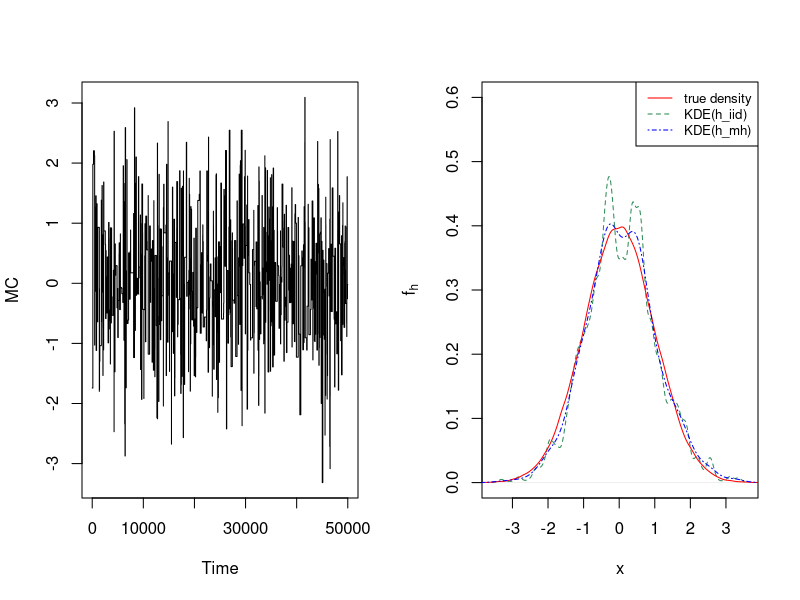

Reproduce this figure in R.
## Example to show that h_iid fails and h_mh works
# target: N(0, 1)
# proposal: N(x, 100)

 
# fact <- 1/sqrt(2*pi)
# expo <- function(x) exp(-(x^2)/2)*fact

## generate one sample
one_sample <- function(len = 1e5)
{
  x <- numeric(len) + 0.5
  prob <- numeric(len)
  for (i in 2:len)
  {
    y <- rnorm(1, x[i-1], 100)
    if(runif(1) < dnorm(y)/dnorm(x[i-1])*
       dnorm(x[i-1], 10, 100)/dnorm(y, 10, 100))
    {
      x[i] <- y
      prob[i]<-1
    }else{
      x[i] <- x[i-1]
    }
  }
  return(list(mc=x, acc.prob = mean(prob)))
}

x <- one_sample()

h_iid <- density(x$mc)$bw
A.hat <- function(x)
{
  n<-length(x)
  T <- numeric(n)
  for(i in 1:n)
  {
    j <- i
    while(x[i] == x[j] && j <= n)
    {
      T[i] <- T[i] + 1
      j <- j + 1
    }
  }
  
  return(sum(2*T - 1)/n)
}
A <- A.hat(x$mc)
h_mh <- A^(1/5)*h_iid

# Tis <- function(x)
# {
#   n<-length(x)
#   T <- numeric(n)
#   for(i in 1:n)
#   {
#     j <- i
#     while(x[i] == x[j] && j <= n)
#     {
#       T[i] <- T[i] + 1
#       j <- j + 1
#     }
#   }
#   
#   return(2*T-1)
# }
# A_bk <- Tis(x$mc)
# h_bk <-  A_bk^(1/5)*h_iid
# 
# M <- 1e3
# grid <- seq(from = -3, to = 3, length.out = M)
# vals <- numeric(length = M)
# n<-length(x$mc)
# for(i in 1:M)
# {
#   print(i)
#   u <- grid[i]
#   sum <- 0
#   for(j in 1:length(x$mc))
#   {
#     sum <- sum + expo((x$mc[j] - u)/h_bk[j])/h_bk[j]
#   }
#   vals[i] <- sum/n
# }

pdf("h_iid_fails_plots.pdf", height = 5, width = 10)
par(mfrow=c(1,2))
ts.plot(x$mc[5e4:1e5], ylab="MC")
plot(density(x$mc), ylab = expression(hat(f[h])), xlab = "x",
     main = "", lty = 2, ylim = c(0, 0.6), col = "seagreen")
lines(density(rnorm(1e5)), col = "red")
lines(density(x$mc, bw = h_mh), col = "blue", lty = 4)
# lines(grid, vals, type = "l", col = "green", lty = 4)
legend("topright", legend = c("true density", "KDE(h_iid)",
                              "KDE(h_mh)"),
       lty = c(1,2,4), col = c("red", "seagreen", "blue"),
       cex = 0.8)
dev.off()